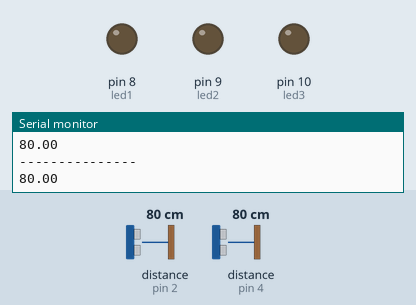
The sketch below on a simulated Arduino Uno, built with avr-gcc and run on an emulated ATmega328P. Shown: output pins drawn as LEDs (lit = HIGH), the last lines printed to the serial monitor. Inputs (shaded band) come from the test bench; at power-on: distance to the obstacle (sensors on pin 2, pin 4) 80 cm. The echo pulse lasts 58.3 µs per cm.

Above: at 1.3 s.
1.4 s: distance to the obstacle (sensor on pin 2) set to 17 cm
2.9 s: distance to the obstacle (sensor on pin 2) set to 12 cm
At 3.7 s:
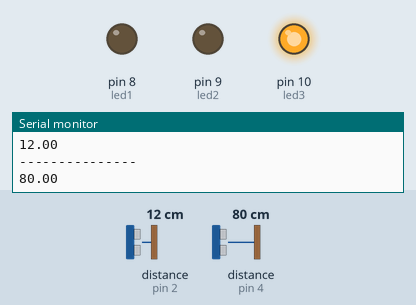
4.5 s: distance to the obstacle (sensor on pin 2) set to 9 cm
At 5.7 s:
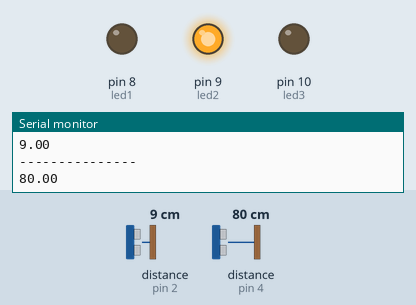
6.0 s: distance to the obstacle (sensor on pin 2) set to 5 cm
At 6.4 s:
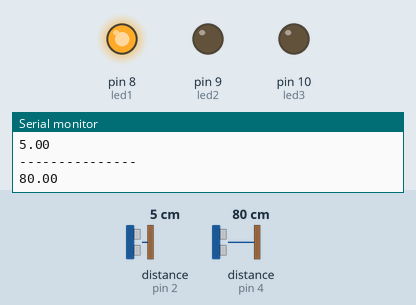
7.6 s: distance to the obstacle (sensor on pin 2) set to 18 cm
At 8.4 s:
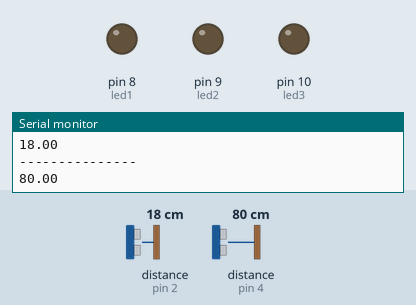
9.1 s: distance to the obstacle (sensor on pin 2) set to 2 cm
At 10.3 s:
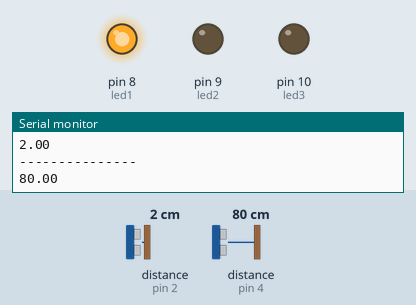
Timing chart, 0 to 11.6 s (numbered marks = the images above; inputs shaded):
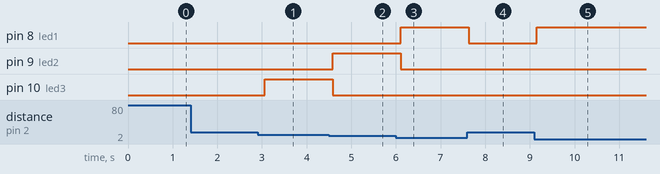

The sketch:

sketch_may24a.ino
```cpp
#include <Ultrasonic.h>
#define echo 2
#define trig 3
#define led1 8
#define led2 9
#define led3 10

double distancia2;
double distancia;
 Ultrasonic ultra(3,2);
 Ultrasonic ultra2(5,4);

void setup() {
  // put your setup code here, to run once:
  pinMode(led1, OUTPUT);
  pinMode(led2, OUTPUT);
  pinMode(led3, OUTPUT);
  Serial.begin(9600);

  //digitalWrite(trig, LOW);
  /*digitalWrite(led1, HIGH);
  digitalWrite(led2, HIGH);
  digitalWrite(led3, HIGH);*/
}

void loop() {
  // put your main code here, to run repeatedly:
  //digitalWrite(trig, HIGH);
  //delayMicroseconds(1000);
  //digitalWrite(trig, LOW);
  distancia = ultra.read();
  distancia2 = ultra2.read();
  Serial.println(distancia);
  Serial.println("---------------");
  Serial.println(distancia2);

  if(distancia <= 6){
    digitalWrite(led1, HIGH);
    digitalWrite(led2, LOW);
    digitalWrite(led3, LOW);
  } else if(distancia <= 10){
    digitalWrite(led2, HIGH);
    digitalWrite(led1, LOW);
    digitalWrite(led3, LOW);
  } else if(distancia <= 14){
    digitalWrite(led3, HIGH);
    digitalWrite(led1, LOW);
    digitalWrite(led2, LOW);
  } else {
    digitalWrite(led1, LOW);
    digitalWrite(led2, LOW);
    digitalWrite(led3, LOW);
  }
    delay(500);

}
```

Measured:
- the behaviour switches between 15 and 14 cm on distance to the obstacle (sensor on pin 2) (found by bisection; images 0 and 1)
- the behaviour switches between 11 and 10 cm on distance to the obstacle (sensor on pin 2) (found by bisection; images 1 and 2)
- the behaviour switches between 7 and 6 cm on distance to the obstacle (sensor on pin 2) (found by bisection; images 2 and 3)
- after the input at 2.9 s, pin 10 (led3): LOW → HIGH after 0.17 s
- after the input at 4.5 s, pin 9 (led2): LOW → HIGH after 0.09 s; pin 10 (led3): HIGH → LOW after 0.09 s
- after the input at 6.0 s, pin 8 (led1): LOW → HIGH after 0.11 s; pin 9 (led2): HIGH → LOW after 0.11 s
- after the input at 7.6 s, pin 8 (led1): HIGH → LOW at once
- after the input at 9.1 s, pin 8 (led1): LOW → HIGH after 0.06 s
